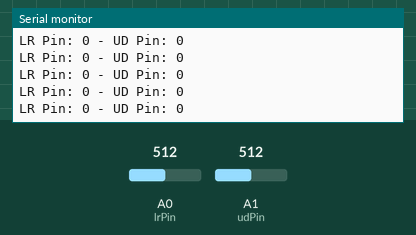
Recording of a sketch running on a simulated Arduino Uno, built with avr-gcc and run on an emulated ATmega328P. Shown: the last lines printed to the serial monitor. The inputs (shaded band) are chosen by the test bench; at power-on: A0 (lrPin) = 512, A1 (udPin) = 512.

Above: at 1.2 s.
1.3 s: A0 (lrPin) set to 716
At 1.56 s:
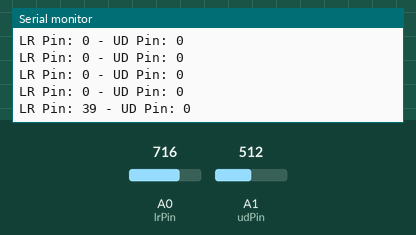
2.8 s: A1 (udPin) set to 716
At 2.97 s:
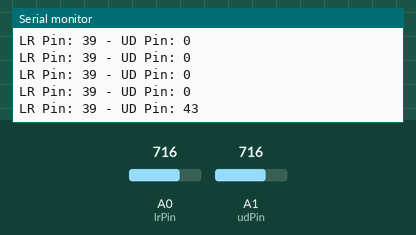
4.3 s: A0 (lrPin) set to 900
At 4.37 s:
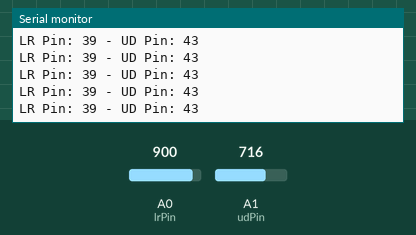
5.8 s: A1 (udPin) set to 900
At 5.98 s:
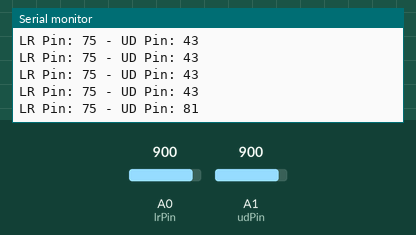
Timing chart, 0 to 8.3 s (numbered marks = the images above; inputs shaded):
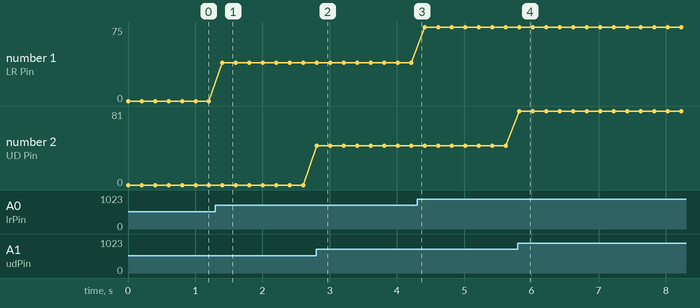

The sketch:

JoystickRemote.ino
```cpp
int lrPin = 0;
int udPin = 1;
int lrOffset = 0;
int udOffset = 0;
int lrVal = 0;
int udVal = 0;

void setup() {
  Serial.begin(9600);

  pinMode(lrPin, INPUT);
  pinMode(udPin, INPUT);

  readJoystick();
  lrOffset = lrVal * -1;
  udOffset = udVal * -1;
}

void loop() {
  readJoystick();

  Serial.print("LR Pin: ");
  Serial.print(lrVal);
  Serial.print(" - UD Pin: ");
  Serial.println(udVal);
  delay(200);
}

void readJoystick() {
  lrVal = map(analogRead(lrPin), 0, 1023, -100, 100) + lrOffset;
  if(lrVal > 100) lrVal = 100;
  else if(lrVal < -100) lrVal = -100;
  udVal = map(analogRead(udPin), 61, 1023, -100, 100) + udOffset;
  if(udVal > 100) udVal = 100;
  else if(udVal < -100) udVal = -100;
}
```

Measured:
- after the input at 1.3 s, the serial monitor: prints a new line after 0.11 s (image 1)
- after the input at 2.8 s, the serial monitor: prints a new line at once (image 2)
- after the input at 5.8 s, the serial monitor: prints a new line at once (image 4)
- plotted number 1: 0 → 39 after the input at 1.3 s, 39 → 75 after the input at 4.3 s
- plotted number 2: 0 → 43 after the input at 2.8 s, 43 → 81 after the input at 5.8 s
